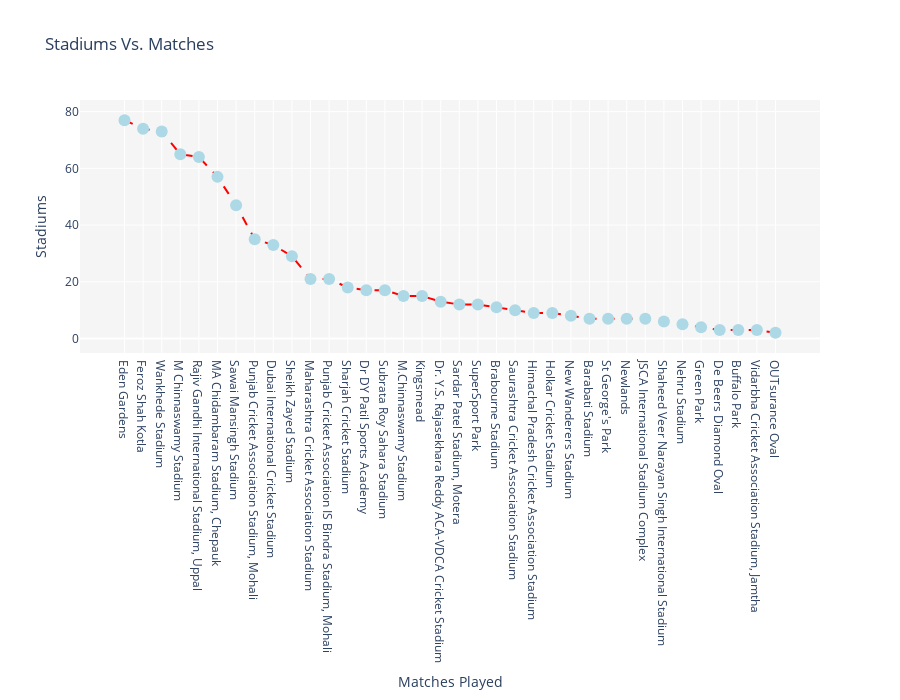

Notebook code for this chart:
### Code cell
#Checking in which stadium most number of matches are played
iplot(fig)

### Figure 1 — Plotly figure (JSON) as saved in the notebook; plotly's stock layout.template omitted (floating-point values rounded to 4 significant figures)
{"data": [{"line": {"color": "red", "dash": "dash", "width": 2}, "marker": {"color": "lightblue", "size": 12}, "mode": "markers+lines", "name": "Women", "type": "scatter", "x": ["Eden Gardens", "Feroz Shah Kotla", "Wankhede Stadium", "M Chinnaswamy Stadium", "Rajiv Gandhi International Stadium, Uppal", "MA Chidambaram Stadium, Chepauk", "Sawai Mansingh Stadium", "Punjab Cricket Association Stadium, Mohali", "Dubai International Cricket Stadium", "Sheikh Zayed Stadium", "Maharashtra Cricket Association Stadium", "Punjab Cricket Association IS Bindra Stadium, Mohali", "Sharjah Cricket Stadium", "Dr DY Patil Sports Academy", "Subrata Roy Sahara Stadium", "M.Chinnaswamy Stadium", "Kingsmead", "Dr. Y.S. Rajasekhara Reddy ACA-VDCA Cricket Stadium", "Sardar Patel Stadium, Motera", "SuperSport Park", "Brabourne Stadium", "Saurashtra Cricket Association Stadium", "Himachal Pradesh Cricket Association Stadium", "Holkar Cricket Stadium", "New Wanderers Stadium", "Barabati Stadium", "St George's Park", "Newlands", "JSCA International Stadium Complex", "Shaheed Veer Narayan Singh International Stadium", "Nehru Stadium", "Green Park", "De Beers Diamond Oval", "Buffalo Park", "Vidarbha Cricket Association Stadium, Jamtha", "OUTsurance Oval"], "y": [77, 74, 73, 65, 64, 57, 47, 35, 33, 29, 21, 21, 18, 17, 17, 15, 15, 13, 12, 12, 11, 10, 9, 9, 8, 7, 7, 7, 7, 6, 5, 4, 3, 3, 3, 2]}], "layout": {"autosize": false, "height": 700, "plot_bgcolor": "rgb(245,245,245)", "title": {"text": "Stadiums Vs. Matches"}, "width": 900, "xaxis": {"title": {"text": "Matches Played"}}, "yaxis": {"title": {"text": "Stadiums"}}}}
